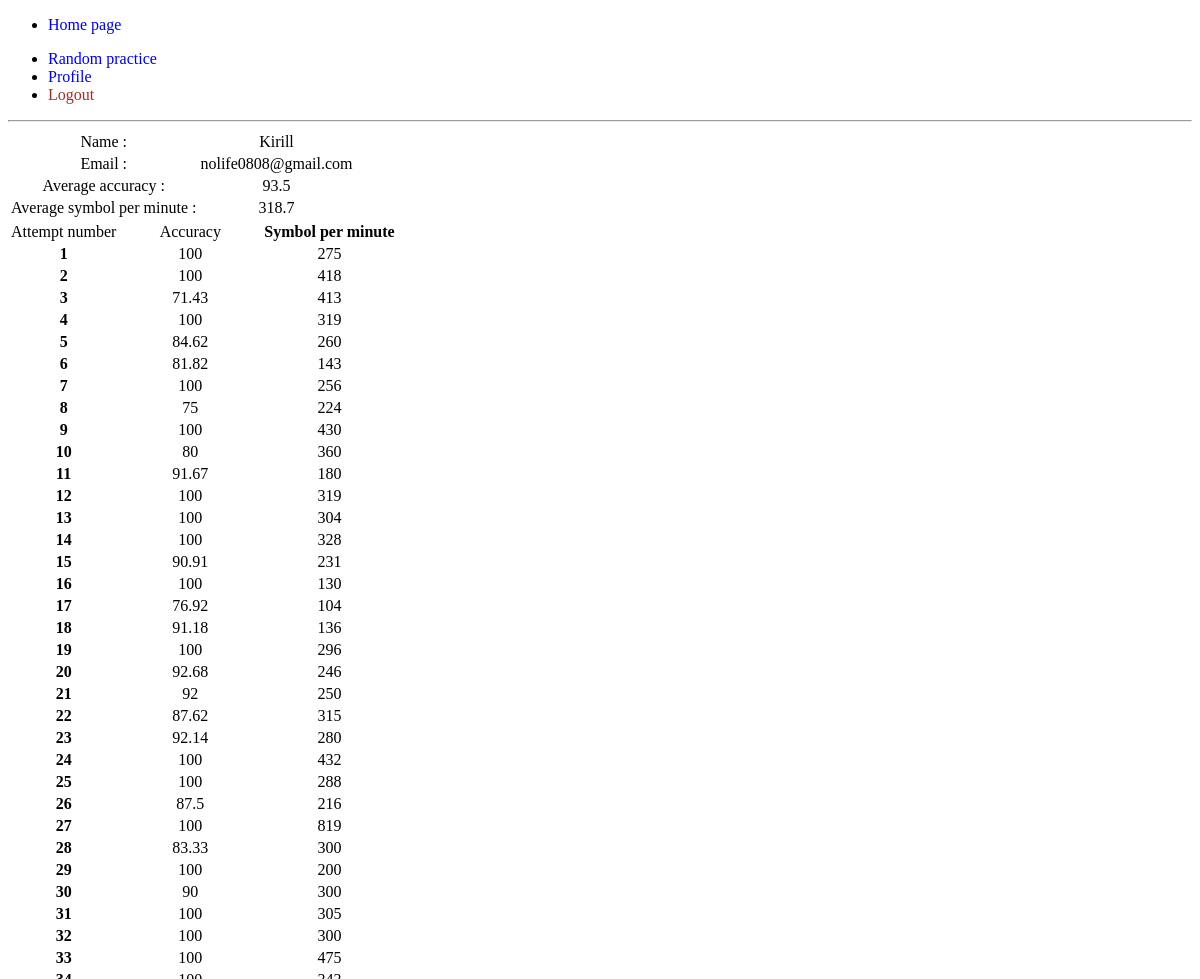
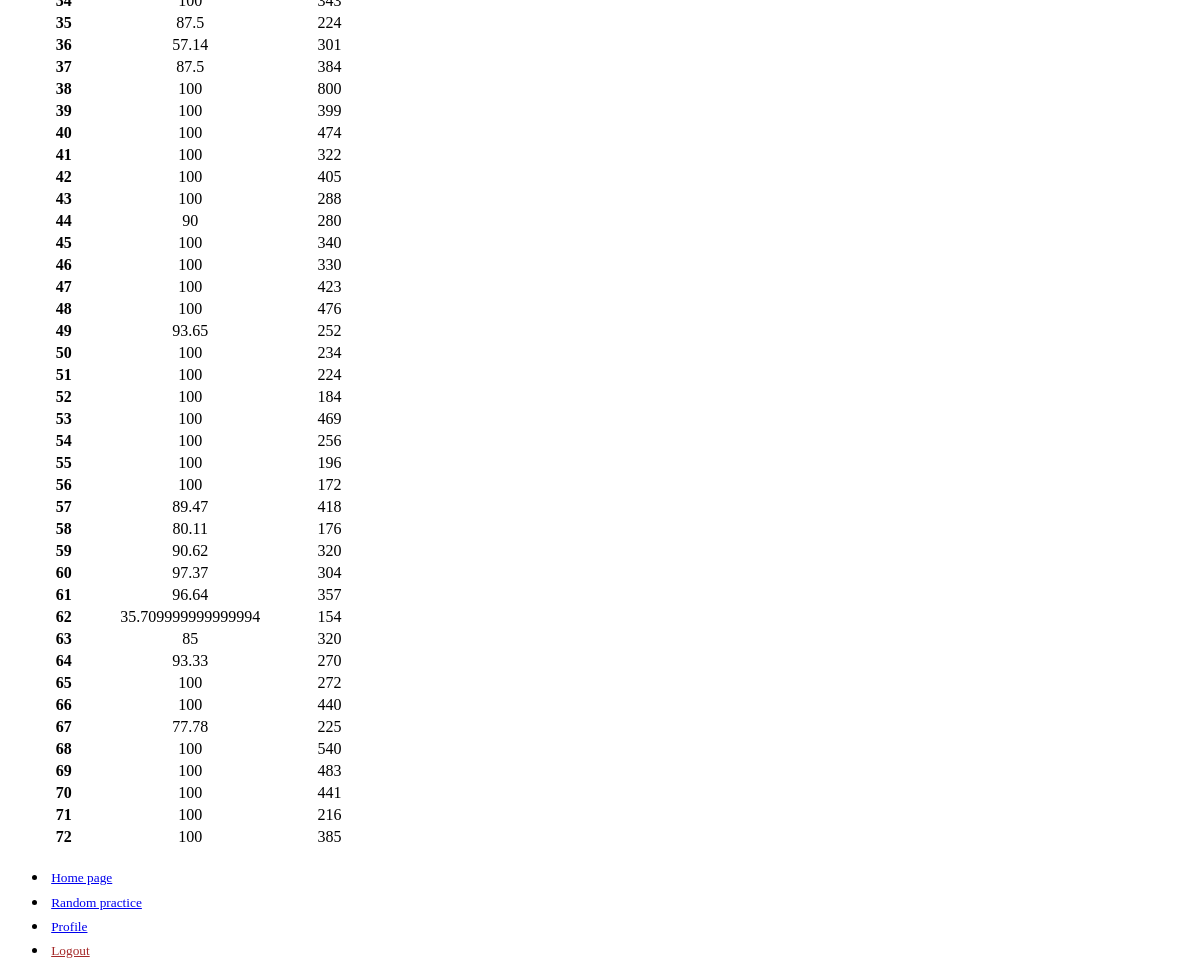
Screenshot of /profile (signed in) with the database file from the repository (2 pictures, top to bottom).
### application/models.py (models this page shows)
class User(Base, UserMixin):
    __tablename__= 'users'
    id = sqla.Column(sqla.Integer, primary_key=True, autoincrement=True)
    name = sqla.Column(sqla.String(100),nullable=False)
    email = sqla.Column(sqla.String, nullable=False, unique=True)
    password = sqla.Column(sqla.String(150), nullable=False)
    date_created = sqla.Column(sqla.String, default=datetime.now().astimezone())
    symbol_p_minute = sqla.Column(sqla.String, default=None)
    accuracy = sqla.Column(sqla.String, default=None)

### application/blueprints.py (the view)
@user_profile_bp.route('/profile', methods=['GET','POST'])
@login_required
def profile():
    user = get_user_by_email(current_user.email)
    if user.accuracy:
        avg_accuracy = [float(i) for i in user.accuracy.split()]
        avg_accuracy = round(sum(avg_accuracy)/len(avg_accuracy),1)
    else:
        avg_accuracy = 0
    if user.symbol_p_minute :
        avg_symbol_p_minute = [float(i) for i in user.symbol_p_minute.split()]
        avg_symbol_p_minute = round(sum(avg_symbol_p_minute)/len(avg_symbol_p_minute),1)
    else:
        avg_symbol_p_minute = 0
    return render_template('profile.html', user = user, avg_accuracy = avg_accuracy,avg_symbol_p_minute= avg_symbol_p_minute)

### application/__init__.py (called while the page is built)
def create_app(test_config=None):
    app = Flask(__name__, instance_relative_config=True)
    app.register_blueprint(auth_bp)
    app.register_blueprint(user_profile_bp)
    app.register_blueprint(views)
    from .database import  init_db
    app.config.from_mapping(
        SECRET_KEY='dev',
        DATABASE=os.path.join(app.instance_path, 'application.sqlite'))
    if test_config is None:
        app.config.from_pyfile('config.py', silent=True)
    else:
        app.config.from_mapping(test_config)
    try:
        os.makedirs(app.instance_path)
    except OSError:
        pass
    init_db()
    login_manager = LoginManager()
    login_manager.init_app(app)
    @login_manager.user_loader
    def load_user(user_id:str):
        return get_user(user_id)
    return app

### application/database.py (called while the page is built)
def session_decorator(func): # will use it as decorator to get rid of necessity of manually closing the db connection
    with Session(engine) as session:
        def session_wrapper(*args):
            return func(*args,session)
    return session_wrapper

@session_decorator
def get_user(id:str,session): # specific function for flask-login
    return session.get(User, id)

@session_decorator # the way an app will get users from db
def get_user_by_email(email:str,session):
    user = session.scalars(sqla.select(User).where(User.email == email)).first()
    return user

### application/templates/profile.html (shortened to what this page needs)
{%extends 'base.html'%}
{%block main_content%}
<table >
    <tbody>
        <tr>
        <td>Name :</td>
        <td>{{user.name}}</td>
        </tr>
        <tr>
            <td>Email :</td>
            <td>{{user.email}}</td>
        </tr>
        <tr>
            <td>Average accuracy :</td>
            <td>{{avg_accuracy}}</td>
        <tr>
            <td>Average symbol per minute :</td>
            <td>{{avg_symbol_p_minute}}</td>
        </tr>
    </tbody>
</table>
<table class="striped">
    <tbody>
        <tr>
            <td scope="col">Attempt number</th>
            <td scope="col">Accuracy</th>
            <th scope="col">Symbol per minute</th>
          </tr>
    {% if user.accuracy%}
    {% for i in range(user.accuracy.split()|count)%}
      <tr>
        <th scope="row">{{i+1}}</th>
        <td>{{user.accuracy.split()[i]}}</td>
        <td>{{user.symbol_p_minute.split()[i]}}</td>
      </tr>
    {%endfor%}
    {%endif%}
    </tbody>
  </table>
{%endblock%}

### application/templates/base.html (shortened to what this page needs)
<!DOCTYPE html>
<html lang="en">
<head>
    <link rel="stylesheet" href="https://cdn.jsdelivr.net/npm/@picocss/pico@2/css/pico.pumpkin.min.css"/>
    <link rel="stylesheet" type="text/css" href="{{url_for('static',filename='css/styles.css')}}">
</head>
<body>
<main class="container">
  {%include 'header.html'%}
    {% block main_content %}{%endblock%}
</main>
</body>
{%include 'footer.html'%}
</html>

### application/templates/header.html (shortened to what this page needs)
<header>
<nav>
    <ul>
      <li><a href="/">Home page</a></li>
    </ul>
    <ul>
      <li><a href="/typing_test">Random practice</a></li>
      {% if current_user.is_authenticated%}
      <li><a href="/profile">Profile</a></li>
      <li><a style="color: brown;" href="/logout">Logout</a></li>
      {%endif%}
    </ul>
  </nav>
  <hr>
</header>

### application/templates/footer.html (shortened to what this page needs)
<footer>
<nav aria-label="breadcrumb" class="breadcrumb">
    <div>
    <ul>
      <li><a href="/"><small>Home page</small></a></li>
      <li><a href="/typing_test"><small>Random practice</small></a></li>
      {% if current_user.is_authenticated%}
      <li><a href="/profile"><small>Profile</small></a></li>
      <li><a style="color: brown;" href="/logout"><small>Logout</small></a></li>
      {%endif%}
    </ul>
</div>
  </nav>
</footer>

### application/static/css/styles.css (style rules this page uses)
:root { --pico-primary-background: #d24317; --pico-font-size: 1.5rem; --string_length: 10; --pico-nav-breadcrumb-divider: none; --pico-border-radius: 0.25rem; }
.container { min-height: 85vh; }
table tr,table th,table td { text-align: center; }
.breadcrumb div { margin: auto; list-style-type:none }
.breadcrumb div ul li { padding: 0.2rem; }
footer { bottom: 0vh; width: 100%; }
footer nav { position: relative; margin: auto; }
header hr { margin-top: 0; }
header nav a { text-decoration: none; }
small { color: var(--pico-muted-color); }

### rows the page displays
User: name "Kirill", email "nolife0808@gmail.com", accuracy "100" "100" "71.43" "100" "84.62" "81.82" "100" "75" "100" "80" "91.67" "100" "100" "100" "90.91" "100" "76.92" "91.18" "100" "92.68" "92" "87.62" "92.14" "100" "100" "87.5" "100" "83.33" "100" "90" "100" "100" "100" "100" "87.5" "57.14" "87.5" "100" "100" "100" "100" "100" "100" "90" "100" "100" "100" "100" "93.65" "100" "100" "100" "100" "100" "100" "100" "89.47" "80.11" "90.62" "97.37" "96.64" "35.709999999999994" "85" "93.33" "100" "100" "77.78" "100" "100" "100" "100" "100", symbol_p_minute "275" "418" "413" "319" "260" "143" "256" "224" "430" "360" "180" "319" "304" "328" "231" "130" "104" "136" "296" "246" "250" "315" "280" "432" "288" "216" "819" "300" "200" "300" "305" "300" "475" "343" "224" "301" "384" "800" "399" "474" "322" "405" "288" "280" "340" "330" "423" "476" "252" "234" "224" "184" "469" "256" "196" "172" "418" "176" "320" "304" "357" "154" "320" "270" "272" "440" "225" "540" "483" "441" "216" "385"

### other values shown
{{ avg_accuracy }} "93.5"
{{ avg_symbol_p_minute }} "318.7"
{{ i+1 }} "1" "2" "3" "4" "5" "6" "7" "8" "9" "10" "11" "12" "13" "14" "15" "16" "17" "18" "19" "20" "21" "22" "23" "24" "25" "26" "27" "28" "29" "30" "31" "32" "33" "34" "35" "36" "37" "38" "39" "40" "41" "42" "43" "44" "45" "46" "47" "48" "49" "50" "51" "52" "53" "54" "55" "56" "57" "58" "59" "60" "61" "62" "63" "64" "65" "66" "67" "68" "69" "70" "71" "72"
